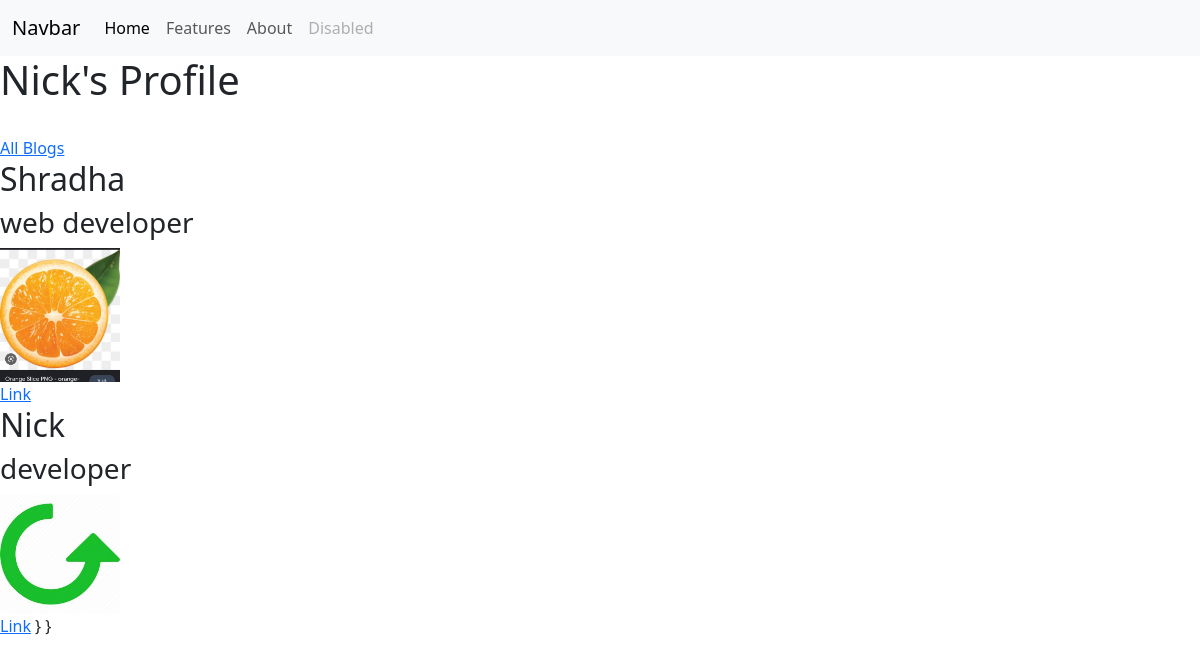
The page / on the database its author committed.
### portfolio/models.py (models this page shows, shortened)
class Profile(models.Model):
	title= models.CharField(max_length=20)
	description= models.CharField(max_length=40)
	image=models.ImageField(upload_to='portfolio/images/')
	url=models.URLField(blank=True)

### portfolio/views.py (the view)
# urls.py: 2. Add a URL to urlpatterns:  path('', views.home, name='home')
def home(req):
	profile=Profile.objects.all()
	return render(req,'portfolio/home.html',{'profile':profile})

### portfolio/templates/portfolio/home.html
{% extends 'portfolio/base.html' %}
{% block content %}
 <h1>Nick's Profile</h1>
<br/>
<a href="{% url 'blog:all_blogs' %}">All Blogs</a>
{% for proj in profile %}
<h2>{{proj.title}}</h2>
<h3>{{proj.description}}</h3>
<img src={{proj.image.url}} width="10%" /><br/>
{% if proj.url %}
<a href={{proj.url}}>Link</a>
{% endif %}
{% endfor %}
{% endblock %}

### portfolio/templates/portfolio/base.html (shortened to what this page needs)
<!doctype html>
<html lang="en">
  <head>
    <link href="https://cdn.jsdelivr.net/npm/bootstrap@5.3.2/dist/css/bootstrap.min.css" rel="stylesheet">
  </head>
  <body>
    <nav class="navbar navbar-expand-lg bg-body-tertiary">
  <div class="container-fluid">
    <a class="navbar-brand" href="#">Navbar</a>
    <div class="collapse navbar-collapse" id="navbarNav">
      <ul class="navbar-nav">
        <li class="nav-item">
          <a class="nav-link active" aria-current="page" href="#">Home</a>
        </li>
        <li class="nav-item">
          <a class="nav-link" href="#">Features</a>
        </li>
        <li class="nav-item">
          <a class="nav-link" href="#">About</a>
        </li>
        <li class="nav-item">
          <a class="nav-link disabled" aria-disabled="true">Disabled</a>
        </li>
      </ul>
    </div>
  </div>
</nav>
{% block content %}
{% endblock %}
  </body>
</html>

### rows shown on the page
Profile: title "Shradha", description "web developer", image (picture)
Profile: title "Nick", description "developer", image (picture)
